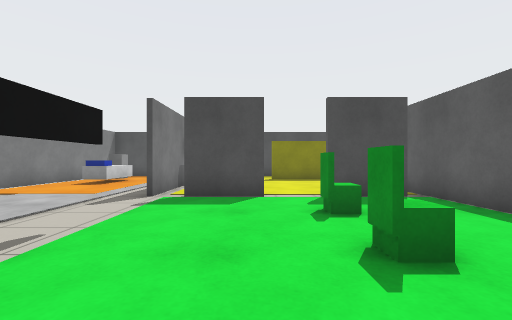
[1] (above)

21 first-person views from a walk through a Gazebo world. The camera is 0.9 m above the floor, looks level and sees 90° across. The floor is counted in squares, 1 m on a side. Each view is taken from the middle of a square. On the plan, view 1 faces up. The plan holds only what a view shows up to about 10 squares ahead; the rest is blank. Robots are left out.

[2]
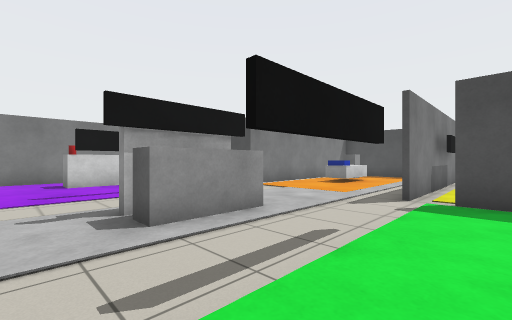

[3]
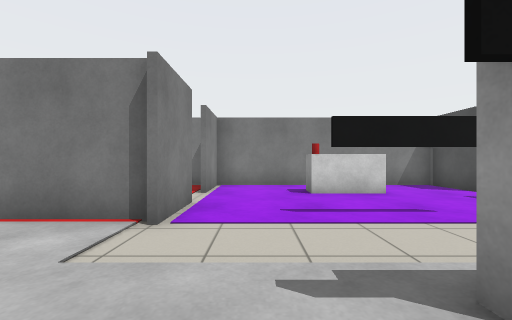

[4]
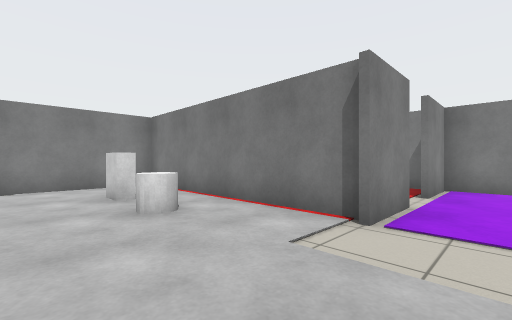

[5]
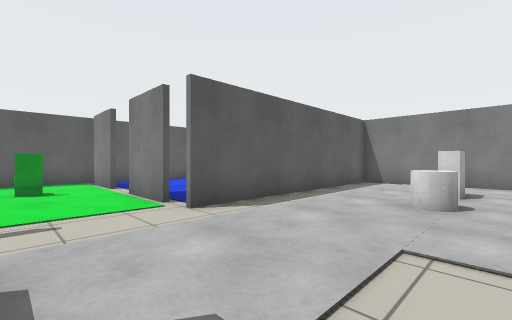

[6]
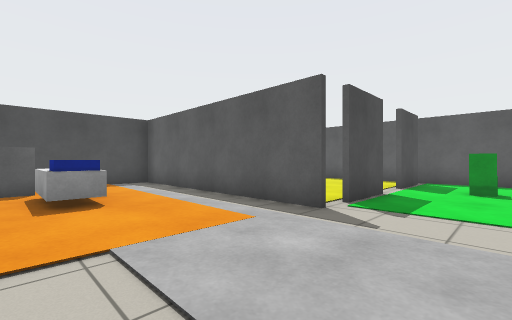

[7]
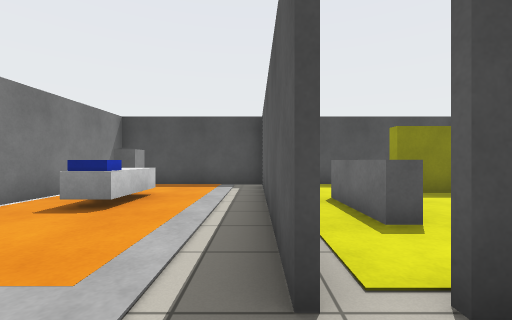

[8]
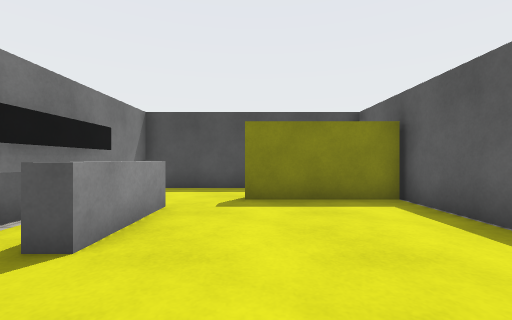

[9]
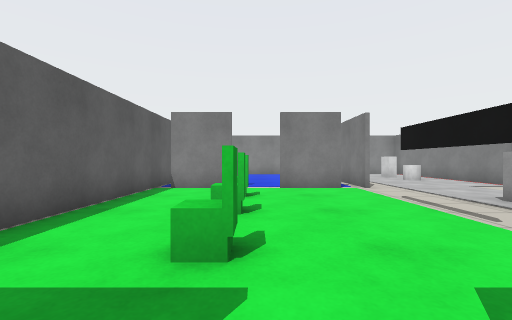

[10]
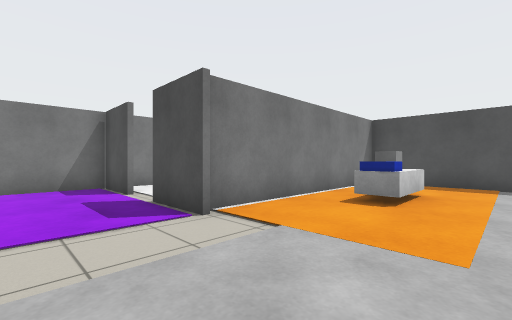

[11]
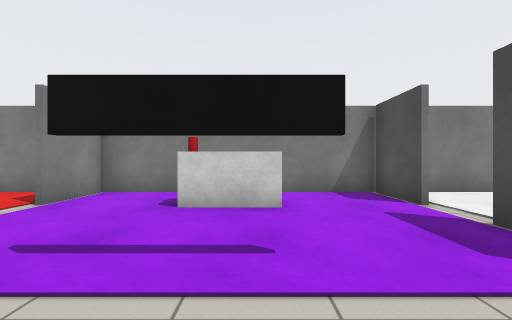

[12]
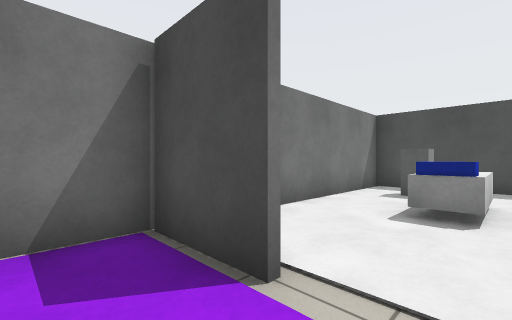

[13]
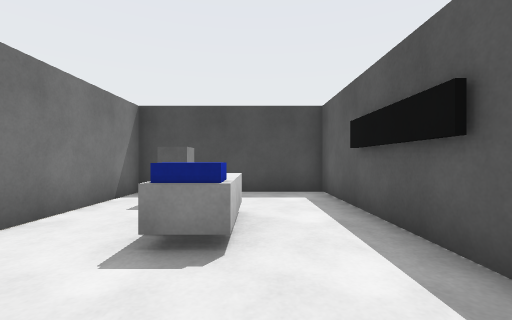

[14]
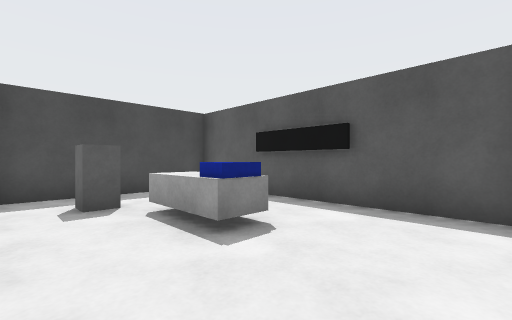

[15]
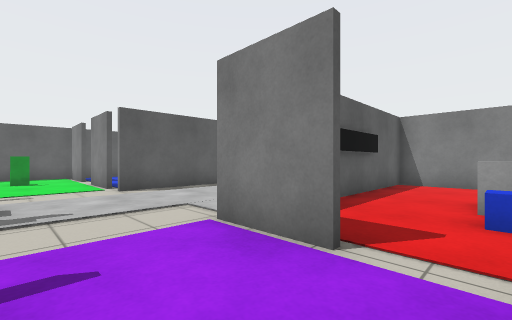

[16]
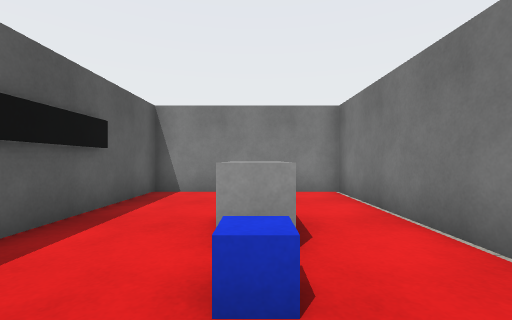

[17]
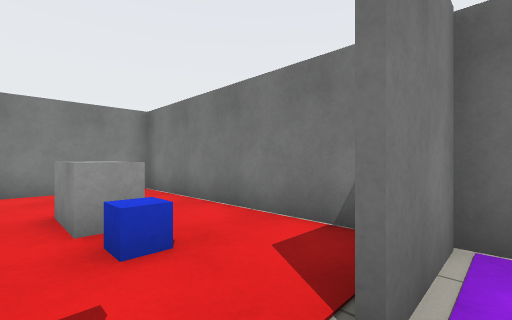

[18]
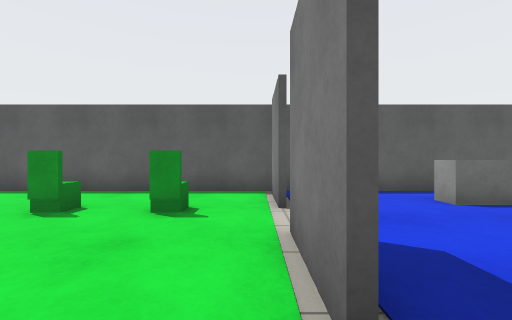

[19]
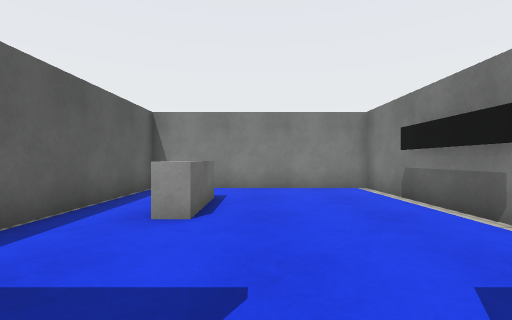

[20]
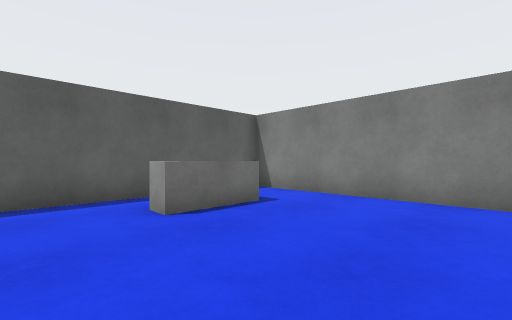

[21]
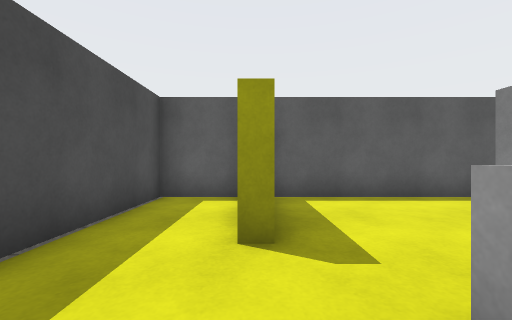

### Floor plan
Points are (right, up) in squares from view 1. A wall is a line through its corners. A room is listed if a view was taken in it or the views show most of it. See-through windows are left out.
Room 1 (views 1, 2, 3, 4, 5, 6, 7, 8, 10, 11, 12, 15, 17, 18, 19)
walls: (-1.9, -1.4) (0.2, -1.4); (-7.9, -1.6) (-7.9, -4.5); (-2.8, 6.5) (-2.8, 14.4) (-8, 14.4); (-7.6, 6.4) (-9.8, 6.4); (-9.8, -1.4) (-7.6, -1.4); (0.2, 6.4) (-1.9, 6.4); (-11.2, 6.4) (-13.4, 6.4) (-13.4, -1.4) (-11.2, -1.4); (1.8, -1.4) (3.9, -1.4); (-7.9, 9.5) (-7.9, 6.6); (-7.9, -6.4) (-7.9, -9.4); (3.9, 6.4) (1.8, 6.4); (4.4, -1.9) (4.4, 6.1); (-2.8, -8.9) (-2.8, -1.5); (-8, -9.4) (-3, -9.4); (-7.9, 14.4) (-7.9, 11.4)
ways out: opening at (-2, 6) to room 2; opening at (1, 6) to room 2; gap at (4, 6) to room 2; opening at (-10.5, 7) to room 3; opening at (-10.5, -2) to room 4; opening at (1, -2) to room 5; gap at (-2, -2) to room 5; gap at (4, -2) to room 6
objects: red cylinder (-11, 2); white box (-11, 3); sign (-8, 1) to (-8, 3); cabinet (-7, 12) to (-7, 13); white box (-6, -7) to (-6, -6); white cylinder (-6, -5) to (-6, -4); blue box (-6, 10); white box (-6, 11); sign (-5, 1) to (-5, 4); sign (-2, 1) to (-2, 3); green box (1, 0); green box (1, 2); green box (1, 4); green box (2, 0); green box (2, 2); green box (2, 4)
Room 2 (views 9, 21)
walls: (4.4, 11.8) (0.8, 11.8) (0.8, 12.2); (3.4, 6.6) (3.9, 6.6); (4.4, 12.4) (4.4, 14.4) (-2.6, 14.4) (-2.6, 6.5); (4.4, 6.1) (4.4, 12.1)
ways out: opening at (-2, 6) to room 1; opening at (1, 6) to room 1; gap at (4, 6) to room 1
objects: sign (-2, 10) to (-2, 11); counter (-1, 9) to (-1, 11)
Room 3 (views 13, 14)
walls: (-8.1, 11.4) (-8.1, 14.4); (-8, 14.4) (-13.4, 14.4) (-13.4, 7.2); (-8.1, 7) (-8.1, 9.5)
ways out: opening at (-10.5, 7) to room 1
objects: cabinet (-12, 12) to (-12, 13); blue box (-11, 10) to (-10, 10); white box (-11, 11) to (-10, 11)
Room 4 (view 16)
walls: (-8.1, -9.4) (-8.1, -6.4); (-13.4, -2) (-13.4, -9.4) (-8, -9.4)
ways out: opening at (-10.5, -2) to room 1
objects: grey box (-11, -6) to (-11, -5); blue box (-11, -4)
Room 5 (view 20)
walls: (-2.6, -4.6) (-2.6, -9.4); (-3, -9.4) (2.4, -9.4); (-2.6, -1.5) (-2.6, -3)
low walls: (2, -7.1) (2, -4.9) (2.6, -4.9)
ways out: opening at (1, -2) to room 1; gap at (-2, -2) to room 1; opening at (2, -8.5) to room 6; opening at (2, -3.5) to room 6
objects: sign (-2, -6) to (-2, -5)
Room 6 (no view inside)
walls: (2.4, -9.4) (4.4, -9.4) (4.4, -1.9)
ways out: gap at (4, -2) to room 1; opening at (2, -8.5) to room 5; opening at (2, -3.5) to room 5

Where each view was taken, in squares from view 1:
view 1: 0 up, 0 right, facing up
view 2: 0 up, 1 left, facing up-left
view 3: 0 up, 4 left, facing left
view 4: 0 up, 4 left, facing down-left
view 5: 1 up, 7 left, facing down-right
view 6: 4 up, 7 left, facing up-right
view 7: 5 up, 3 left, facing up
view 8: 6 up, 1 right, facing up
view 9: 7 up, 1 right, facing down
view 10: 4 up, 4 left, facing up-left
view 11: 3 up, 6 left, facing left
view 12: 5 up, 10 left, facing up-left
view 13: 7 up, 10 left, facing up
view 14: 7 up, 13 left, facing up-right
view 15: 1 up, 11 left, facing down-right
view 16: 2 down, 11 left, facing down
view 17: 1 down, 10 left, facing down-left
view 18: 1 down, 3 left, facing right
view 19: 1 down, 1 right, facing down
view 20: 3 down, 2 left, facing down-right
view 21: 12 up, 2 left, facing right
